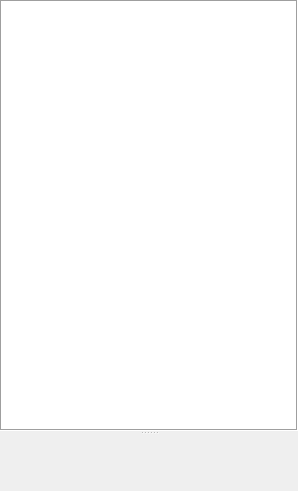
       <widget class="QWidget" name="resourcesTab">
        <property name="geometry">
         <rect>
          <x>0</x>
          <y>0</y>
          <width>298</width>
          <height>491</height>
         </rect>
        </property>
        <attribute name="icon">
         <iconset resource="Icons.qrc">
          <normaloff>:/Icons/new.png</normaloff>:/Icons/new.png</iconset>
        </attribute>
        <attribute name="label">
         <string>Resources</string>
        </attribute>
        <layout class="QVBoxLayout" name="verticalLayout_2">
         <property name="spacing">
          <number>1</number>
         </property>
         <property name="leftMargin">
          <number>0</number>
         </property>
         <property name="topMargin">
          <number>0</number>
         </property>
         <property name="rightMargin">
          <number>0</number>
         </property>
         <property name="bottomMargin">
          <number>0</number>
         </property>
         <item>
          <widget class="QSplitter" name="splitter_3">
           <property name="orientation">
            <enum>Qt::Vertical</enum>
           </property>
           <widget class="ResourceView" name="resourceView">
            <property name="sizePolicy">
             <sizepolicy hsizetype="Preferred" vsizetype="Preferred">
              <horstretch>0</horstretch>
              <verstretch>2</verstretch>
             </sizepolicy>
            </property>
            <property name="minimumSize">
             <size>
              <width>0</width>
              <height>0</height>
             </size>
            </property>
            <property name="frameShape">
             <enum>QFrame::Box</enum>
            </property>
            <property name="frameShadow">
             <enum>QFrame::Sunken</enum>
            </property>
            <property name="editTriggers">
             <set>QAbstractItemView::NoEditTriggers</set>
            </property>
            <property name="dragDropMode">
             <enum>QAbstractItemView::InternalMove</enum>
            </property>
            <property name="defaultDropAction">
             <enum>Qt::MoveAction</enum>
            </property>
            <property name="alternatingRowColors">
             <bool>true</bool>
            </property>
            <property name="iconSize">
             <size>
              <width>16</width>
              <height>16</height>
             </size>
            </property>
            <property name="indentation">
             <number>10</number>
            </property>
            <property name="rootIsDecorated">
             <bool>true</bool>
            </property>
            <property name="uniformRowHeights">
             <bool>true</bool>
            </property>
            <property name="animated">
             <bool>false</bool>
            </property>
            <property name="allColumnsShowFocus">
             <bool>false</bool>
            </property>
            <attribute name="headerVisible">
             <bool>false</bool>
            </attribute>
            <column>
             <property name="text">
              <string>Project Resources</string>
             </property>
            </column>
           </widget>
           <widget class="PropertyBrowser" name="propertyBrowser" native="true">
            <property name="sizePolicy">
             <sizepolicy hsizetype="Preferred" vsizetype="Preferred">
              <horstretch>0</horstretch>
              <verstretch>1</verstretch>
             </sizepolicy>
            </property>
            <property name="minimumSize">
             <size>
              <width>0</width>
              <height>50</height>
             </size>
            </property>
            <property name="maximumSize">
             <size>
              <width>16777215</width>
              <height>16777215</height>
             </size>
            </property>
           </widget>
          </widget>
         </item>
        </layout>
       </widget>
